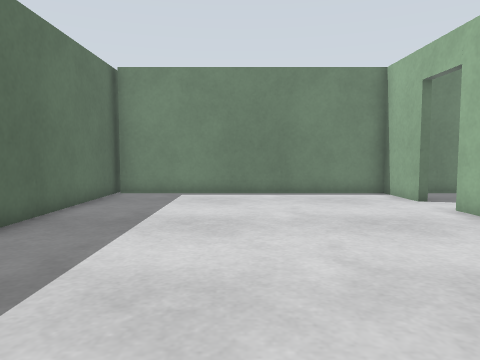
[1] (above)

16 first-person views from a walk through a Gazebo world. The camera is 0.72 m above the floor, tilts 4° down and sees 70° across. The floor is counted in squares, 0.5 m on a side. Each view is taken from the middle of a square. On the plan, view 1 faces up. The plan holds only what a view shows up to about 15 squares ahead; the rest is blank. The place goes on beyond the plan.

[2]
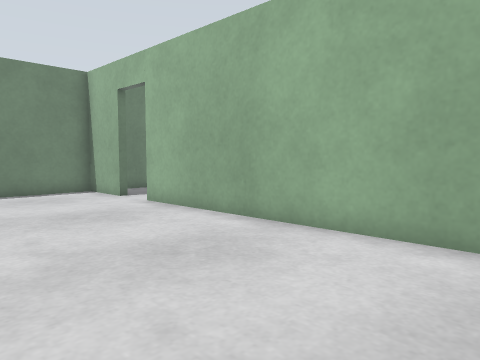

[3]
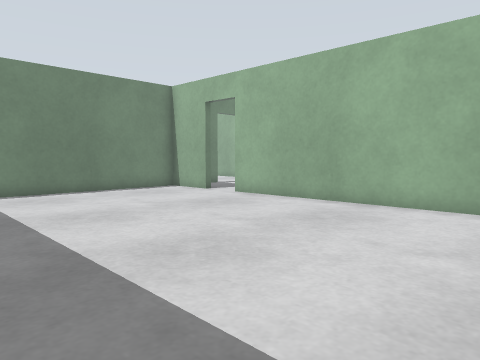

[4]
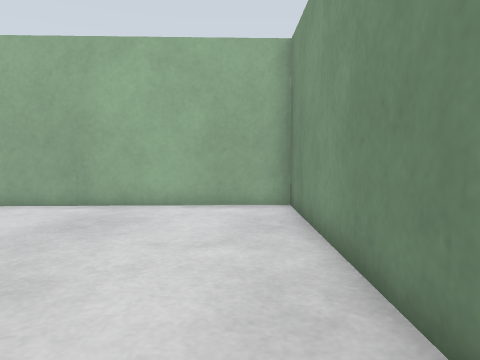

[5]
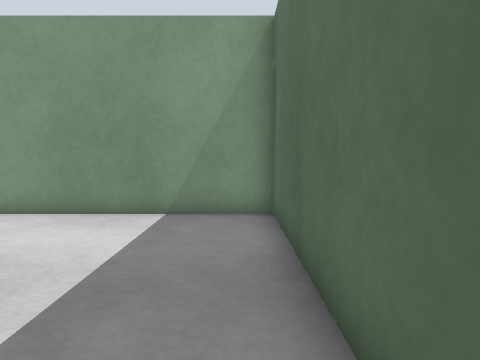

[6]
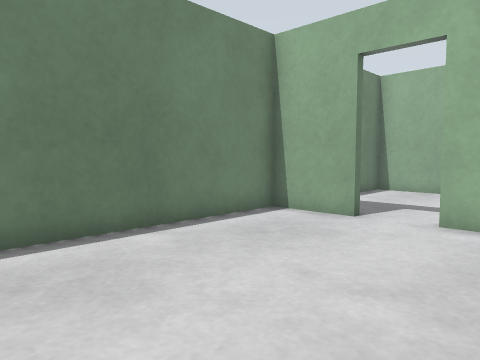

[7]
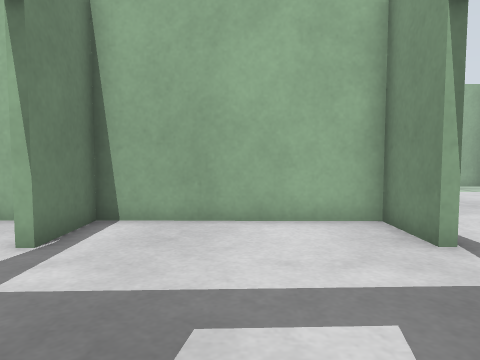

[8]
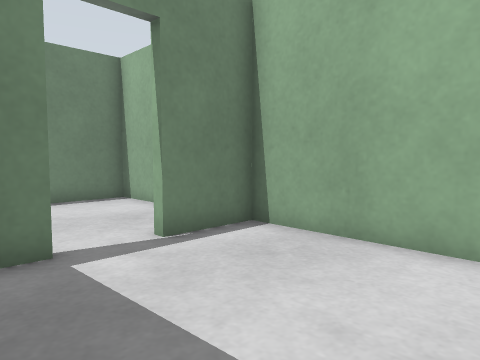

[9]
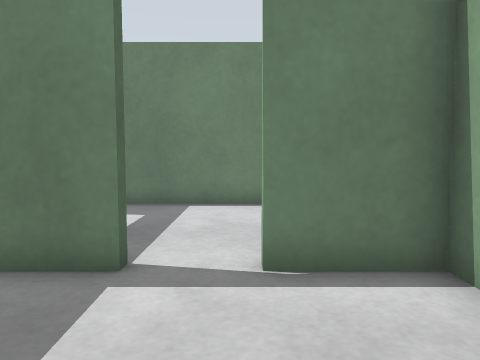

[10]
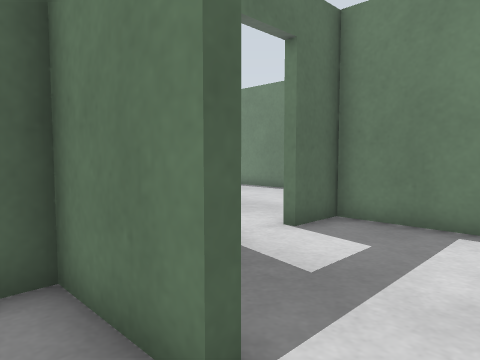

[11]
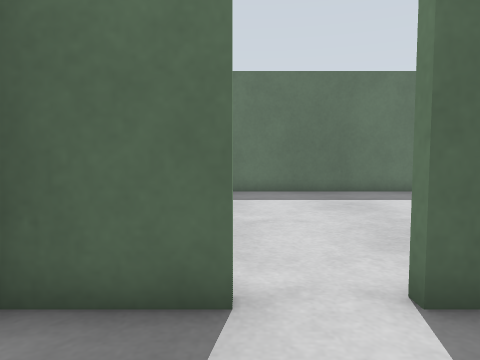

[12]
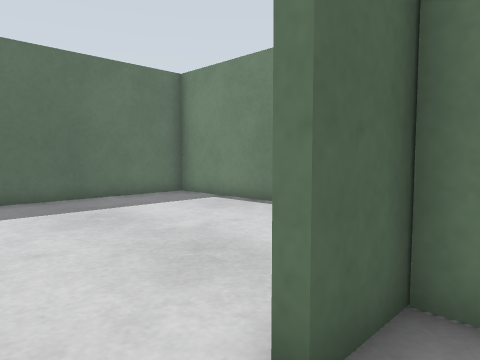

[13]
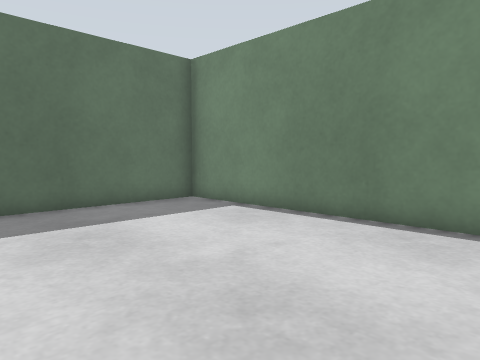

[14]
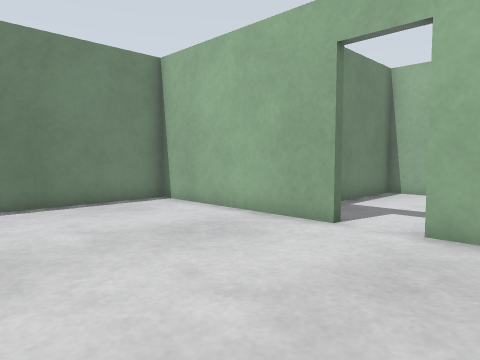

[15]
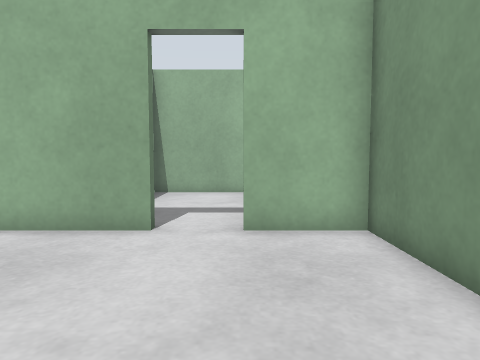

[16]
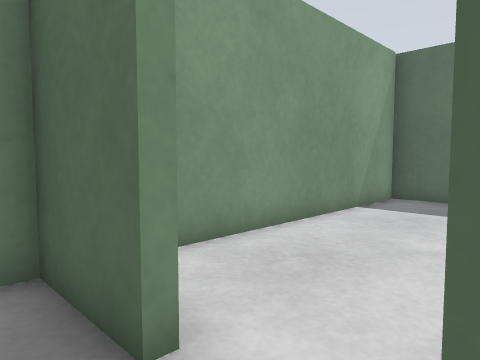

### Floor plan
Points are (right, up) in squares from view 1. A wall is a line through its corners. A room is listed if a view was taken in it or the views show most of it. See-through windows are left out.
Room 1 (views 1, 2, 3, 4, 5, 6, 7)
walls: (5.7, 10.8) (5.6, 13.2) (-4.6, 13.2); (-4.8, 12.9) (-4.8, -1.5) (6.1, -1.5) (5.7, 9.1)
ways out: open door at (6, 9.5) to room 2; open door at (1.5, 13) to room 4
Room 2 (views 8, 9, 10)
walls: (8.5, 13.2) (5.9, 13.2); (10.3, 6.8) (12.5, 6.8) (12.6, 13.2) (10.3, 13.2)
ways out: open door at (6, 9.5) to room 1; open door at (10, 13) to room 3; open door at (9.5, 7); open door at (13, 10.5)
Room 3 (views 11, 12, 16)
walls: (5.9, 16) (5.9, 13.5); (12.6, 15) (12.7, 19.4) (5.9, 19.4) (5.9, 17.7)
ways out: open door at (10, 13) to room 2; open door at (6, 16.5) to room 4; open door at (9.5, 19.5)
Room 4 (views 13, 14, 15)
walls: (5.4, 17.7) (5.2, 24.4); (-4.7, 13.5) (5.6, 13.5) (5.5, 15.9); (5.6, 24.4) (-4.8, 24.4) (-4.8, 12.9)
ways out: open door at (1.5, 13) to room 1; open door at (6, 16.5) to room 3

Where each view was taken, in squares from view 1:
view 1: 0 up, 0 right, facing up
view 2: 1 down, 0 right, facing up-right
view 3: 1 down, 4 left, facing up-right
view 4: 0 up, 4 left, facing right
view 5: 7 up, 4 left, facing down
view 6: 7 up, 2 left, facing up-right
view 7: 10 up, 5 right, facing right
view 8: 8 up, 7 right, facing up-right
view 9: 9 up, 10 right, facing up
view 10: 12 up, 10 right, facing up-left
view 11: 16 up, 9 right, facing left
view 12: 16 up, 7 right, facing up-left
view 13: 17 up, 5 right, facing up-left
view 14: 14 up, 1 left, facing up-right
view 15: 16 up, 1 left, facing right
view 16: 18 up, 7 right, facing down-left
